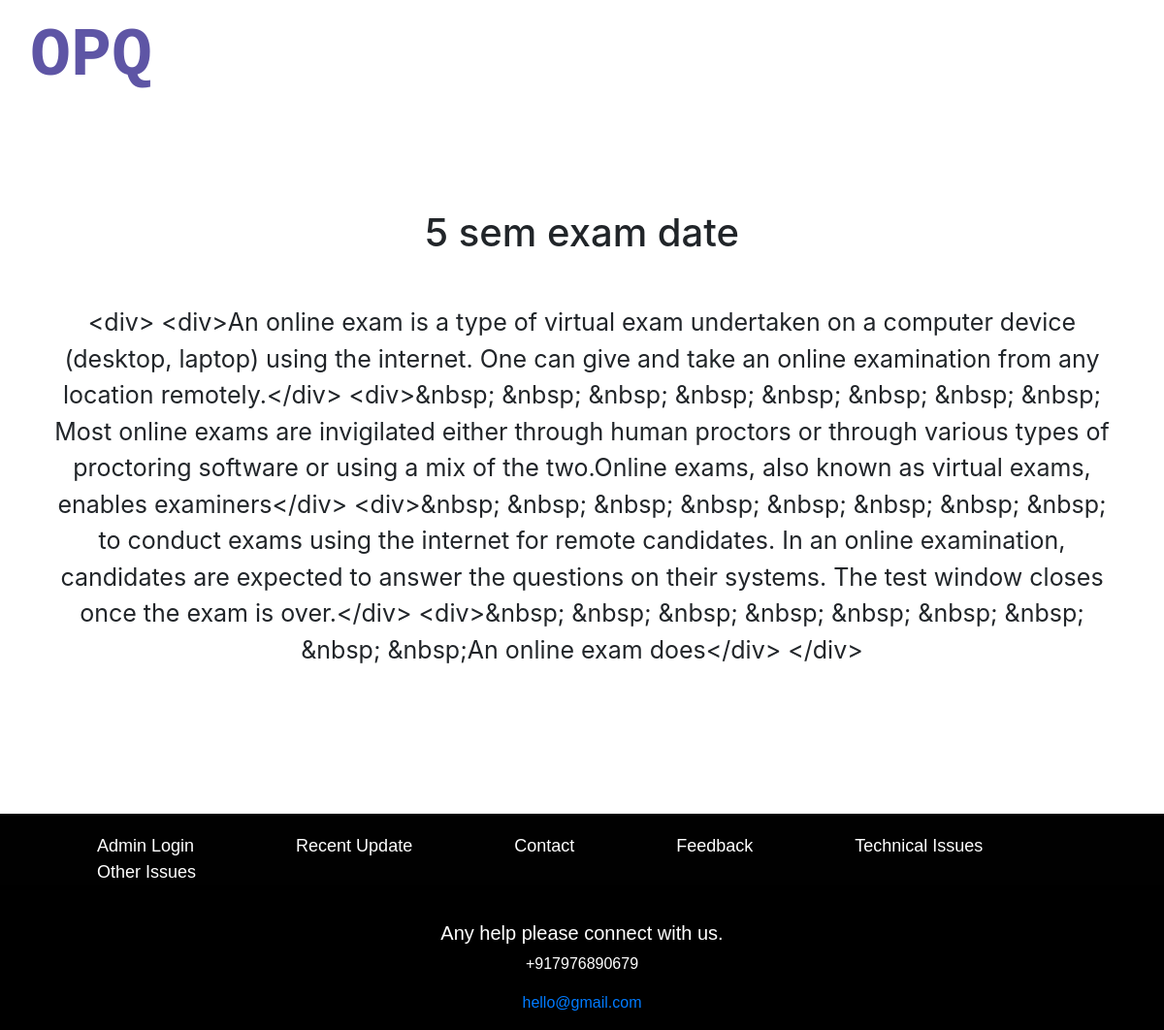
Page /newsdetails/1 on the committed database.
### news/models.py (models this page shows)
class News(models.Model):
    news_title=models.CharField(max_length=100)
    news_desc=HTMLField()

### backendofOPQ/views.py (the view)
# urls.py: path('newsdetails/<newsid>', views.newsDetails),
def newsDetails(request,newsid):
    newsDetails=News.objects.get(id=newsid)
    data={
        'newsDetails':newsDetails
    }
    return render(request,"newsdetails.html",data)

### templates/newsdetails.html (shortened to what this page needs)
{% extends "base.html" %}
{% block mycollege %}
<!DOCTYPE html>
<html lang="en">
<head>
    <link rel="stylesheet" href="https://maxcdn.bootstrapcdn.com/font-awesome/4.7.0/css/font-awesome.min.css">
    <link rel="stylesheet" href="/static/bootstrap-css/bootstrap.css">
    <link rel="stylesheet" href="/static/css/styleWelcome.css">
</head>
<body>
<main>
  <div class="container">
      <article>
          <div class="welcome text-center">
              <h1>{{newsDetails.news_title}}</h1>
              <p id="welcome-p">{{newsDetails.news_desc}}</p>
            </div>
      </article>
  </div>
</main>
</body>
{% endblock mycollege %}

### templates/base.html
{% include "header.html" %}
{% block mycollege %}
{% endblock mycollege %}
{% include "footer.html" %}

### templates/header.html (shortened to what this page needs)
<header>
  <nav class="navbar navbar-expand-lg bg-transparent">
      <div class="container-fluid">
        <a class="navbar-brand" href="#">OPQ</a>
        </div>
    </nav>
</header>

### templates/footer.html (shortened to what this page needs)
<div  id="footerbody">
    <nav id="footerli">
      <a href="admin"> admin login   </a>
      <a href="#"> recent update     </a>
      <a href="#"> contact           </a>
      <a href="#">  feedback         </a>
      <a href="#"> technical issues  </a>
      <a href="#"> other issues      </a>
    </nav>
    <nav id="welnav">
      <div style="margin-top: 20px;">
        <h5>Any help please connect with us.</h5>
        <p>
          +917976890679
        </p>
       <p>
        <a href="#">hello@gmail.com</a>
       </p>
      </div>
  </nav>
  </div>
</html>

### static/css/styleWelcome.css (style rules this page uses)
* { margin: 0; padding: 0; }
html { scroll-behavior: smooth; }
.navbar .navbar-brand { font-size: 70px; color: #5e55a5; font-family: 'Courier New', Courier, monospace; font-weight: bold; }
#welnav { background-color: black; text-align: center; width: auto; height: auto; color: white; overflow: hidden; }
.navbar .container-fluid { height: 100px; }
.container { margin-top: 100px; margin-bottom: 150px; }
.container p { margin-top: 50px; font-size: 25px; }

### templates/footer.html (style rules this page uses)
#footerbody { background-color: rgb(1, 1, 1); font-family: Arial, Helvetica, sans-serif; }
#welnav { padding-top: 17px; text-align: center; width: auto; height: auto; color:#ffffff; overflow: hidden; font-size: medium; }
#footerli a, #footerli { padding: 0%; margin-bottom: 0%; font-size:large; margin-right: 50px; margin-left:50px; padding-top: 20px; color: rgb(255, 255, 255); text-decoration: none; text-transform:capitalize; }

### rows in the picture
News: news_title "5 sem exam date", news_desc "<div> <div>An online exam is a type of virtual exam undertaken on a computer device (desktop, laptop) using the internet. One can give and take an online examination from any location remotely.</div> <div>&nbsp; &nbsp; &nbsp; &nbsp; &nbsp; &nbsp; &nbsp; &nbsp; Most online exams are invigilated either through human proctors or through various types of proctoring software or using a mix of the two.Online exams, also known as virtual exams, enables examiners</div> <div>&nbsp; &nbsp; &nbsp; &nbsp; &nbsp; &nbsp; &nbsp; &nbsp; to conduct exams using the internet for remote candidates. In an online examination, candidates are expected to answer the questions on their systems. The test window…"
